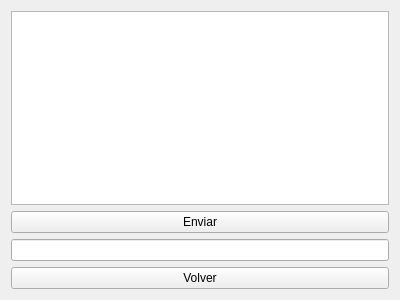
<?xml version="1.0" encoding="UTF-8"?>
<ui version="4.0">
 <class>ChatWindow</class>
 <widget class="QDialog" name="ChatWindow">
  <property name="geometry">
   <rect>
    <x>0</x>
    <y>0</y>
    <width>400</width>
    <height>300</height>
   </rect>
  </property>
  <property name="windowTitle">
   <string>Dialog</string>
  </property>
  <layout class="QVBoxLayout" name="verticalLayout">
   <item>
    <widget class="QListWidget" name="lstMensajes"/>
   </item>
   <item>
    <widget class="QPushButton" name="btnEnviar">
     <property name="text">
      <string>Enviar</string>
     </property>
     <property name="autoDefault">
      <bool>false</bool>
     </property>
    </widget>
   </item>
   <item>
    <widget class="QLineEdit" name="txtMensaje"/>
   </item>
   <item>
    <widget class="QPushButton" name="btnVolver">
     <property name="text">
      <string>Volver</string>
     </property>
     <property name="autoDefault">
      <bool>false</bool>
     </property>
    </widget>
   </item>
  </layout>
 </widget>
 <resources/>
 <connections/>
</ui>
